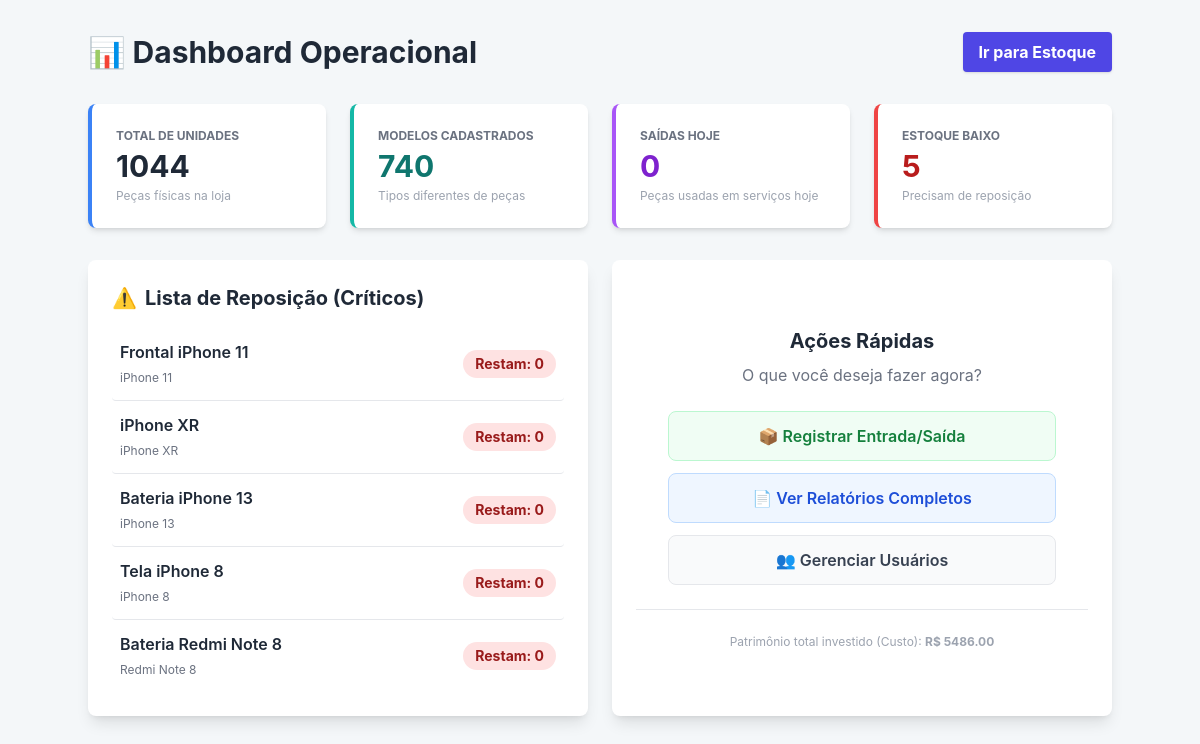
The page /estoque/ (signed in) on the database as committed earlier.
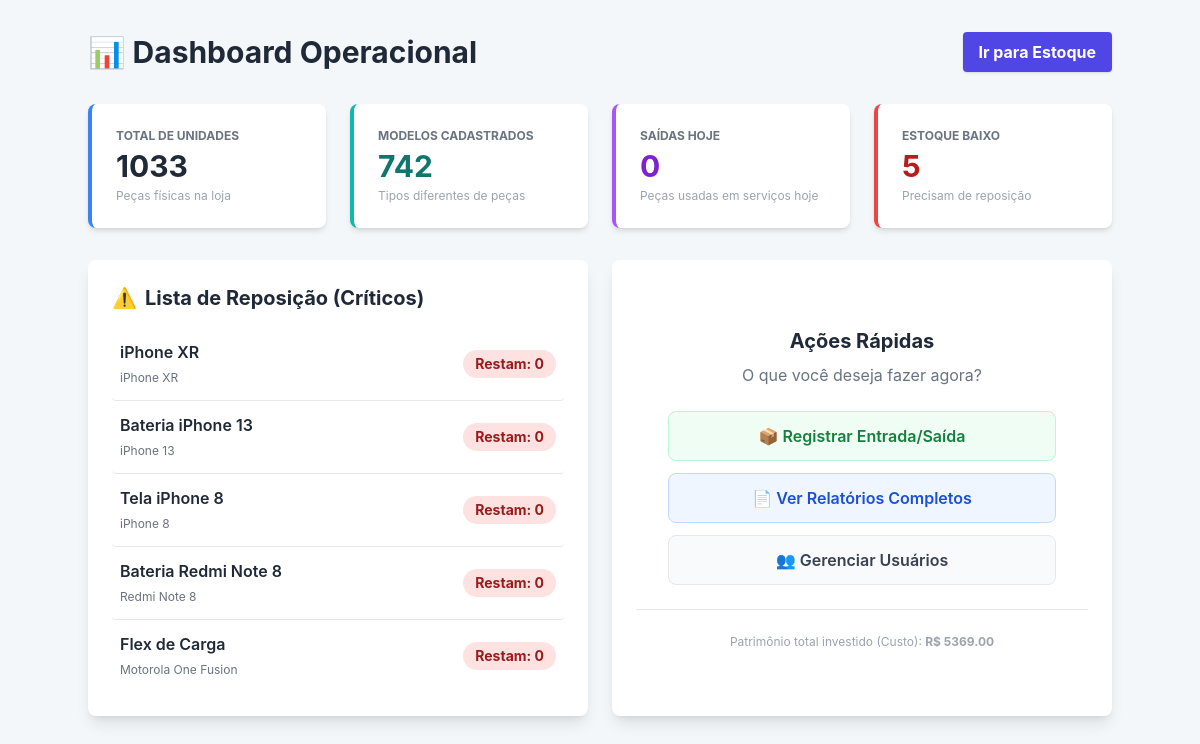
The same page on the database as committed later.
### estoque/models.py (models this page shows, shortened)
class Peca(models.Model):
    nome = models.CharField(max_length=100, verbose_name="Nome da Peça")
    categoria = models.ForeignKey(Categoria, on_delete=models.SET_NULL, null=True, blank=True, verbose_name="Categoria")
    modelo_celular = models.CharField(max_length=50, verbose_name="Modelo do Celular (Ex: iPhone 11)")
    quantidade = models.IntegerField(default=0)
    localizacao = models.CharField(max_length=50, blank=True, null=True, verbose_name="Localização (Prateleira, etc)")
    preco_compra = models.DecimalField(max_digits=8, decimal_places=2, verbose_name="Preço de Compra Unitário")
    preco_venda = models.DecimalField(max_digits=8, decimal_places=2, verbose_name="Preço Sugerido de Venda")
    class Meta:
        verbose_name = "Peça"
        verbose_name_plural = "Peças"

### estoque/views.py (the view)
# urls.py: path('', views.dashboard, name='dashboard'),
@login_required
def dashboard(request):
    total_modelos = Peca.objects.count()
    total_itens_estoque = Peca.objects.aggregate(Sum('quantidade'))['quantidade__sum'] or 0
    hoje = timezone.now().date()
    saidas_hoje = Movimentacao.objects.filter(data_movimentacao__date=hoje, tipo='SAIDA').aggregate(Sum('quantidade_movimentada'))['quantidade_movimentada__sum'] or 0
    valor_custo_total = Peca.objects.aggregate(total=Sum(F('preco_compra') * F('quantidade')))['total'] or 0
    pecas_baixo_estoque = Peca.objects.filter(quantidade__lt=5).order_by('quantidade')[:5]
    contexto = {
        'titulo': 'Dashboard Operacional',
        'total_modelos': total_modelos,
        'total_itens_estoque': total_itens_estoque,
        'saidas_hoje': saidas_hoje,
        'valor_custo_total': valor_custo_total,
        'pecas_baixo_estoque': pecas_baixo_estoque,
    }
    return render(request, 'estoque/dashboard.html', contexto)

### estoque/templates/estoque/dashboard.html (shortened to what this page needs)
<!DOCTYPE html>
<html lang="pt-br">
<head>
    <script src="https://cdn.tailwindcss.com"></script>
</head>
<body class="p-4 md:p-8">
    <div class="container mx-auto">
        <div class="flex justify-between items-center mb-8">
            <h1 class="text-3xl font-bold text-gray-800">📊 {{ titulo }}</h1>
            <a href="{% url 'lista_pecas' %}" class="bg-indigo-600 hover:bg-indigo-700 text-white font-bold py-2 px-4 rounded shadow transition">
                Ir para Estoque
            </a>
        </div>
        <div class="grid grid-cols-1 md:grid-cols-2 lg:grid-cols-4 gap-6 mb-8">
            <div class="bg-white p-6 rounded-lg shadow-md border-l-4 border-blue-500">
                <p class="text-gray-500 text-xs font-bold uppercase mb-1">Total de Unidades</p>
                <p class="text-3xl font-bold text-gray-800">{{ total_itens_estoque }}</p>
                <p class="text-xs text-gray-400 mt-1">Peças físicas na loja</p>
            </div>
            <div class="bg-white p-6 rounded-lg shadow-md border-l-4 border-teal-500">
                <p class="text-gray-500 text-xs font-bold uppercase mb-1">Modelos Cadastrados</p>
                <p class="text-3xl font-bold text-teal-700">{{ total_modelos }}</p>
                <p class="text-xs text-gray-400 mt-1">Tipos diferentes de peças</p>
            </div>
            <div class="bg-white p-6 rounded-lg shadow-md border-l-4 border-purple-500">
                <p class="text-gray-500 text-xs font-bold uppercase mb-1">Saídas Hoje</p>
                <p class="text-3xl font-bold text-purple-700">{{ saidas_hoje }}</p>
                <p class="text-xs text-gray-400 mt-1">Peças usadas em serviços hoje</p>
            </div>
            <div class="bg-white p-6 rounded-lg shadow-md border-l-4 border-red-500">
                <p class="text-gray-500 text-xs font-bold uppercase mb-1">Estoque Baixo</p>
                <p class="text-3xl font-bold text-red-700">{{ pecas_baixo_estoque|length }}</p>
                <p class="text-xs text-gray-400 mt-1">Precisam de reposição</p>
            </div>
        </div>
        <div class="grid grid-cols-1 lg:grid-cols-2 gap-6">
            <div class="bg-white p-6 rounded-lg shadow-lg">
                <h2 class="text-xl font-bold text-gray-800 mb-4 flex items-center">
                    <span class="text-red-500 mr-2">⚠️</span> Lista de Reposição (Críticos)
                </h2>
                <ul>
                    {% for peca in pecas_baixo_estoque %}
                        <li class="flex justify-between items-center border-b py-3 last:border-0 hover:bg-gray-50 px-2 rounded">
                            <div>
                                <span class="block text-gray-800 font-semibold">{{ peca.nome }}</span>
                                <span class="text-xs text-gray-500">{{ peca.modelo_celular }}</span>
                            </div>
                            <span class="bg-red-100 text-red-800 text-sm font-bold px-3 py-1 rounded-full">
                                Restam: {{ peca.quantidade }}
                            </span>
                        </li>
                    {% empty %}
                        <li class="text-gray-500 italic p-4 text-center">Nenhuma peça com estoque crítico no momento.</li>
                    {% endfor %}
                </ul>
            </div>
            <div class="bg-white p-6 rounded-lg shadow-lg flex flex-col justify-center items-center text-center">
                <h2 class="text-xl font-bold text-gray-800 mb-2">Ações Rápidas</h2>
                <p class="text-gray-500 mb-6">O que você deseja fazer agora?</p>
                <div class="grid grid-cols-1 w-full gap-3 px-8">
                    <a href="{% url 'movimentar_estoque' %}" class="w-full bg-green-50 hover:bg-green-100 text-green-700 font-semibold py-3 px-4 rounded-lg border border-green-200 transition flex items-center justify-center gap-2">
                        📦 Registrar Entrada/Saída
                    </a>
                    <a href="{% url 'relatorio' %}" class="w-full bg-blue-50 hover:bg-blue-100 text-blue-700 font-semibold py-3 px-4 rounded-lg border border-blue-200 transition flex items-center justify-center gap-2">
                        📄 Ver Relatórios Completos
                    </a>
                    <a href="{% url 'listar_usuarios' %}" class="w-full bg-gray-50 hover:bg-gray-100 text-gray-700 font-semibold py-3 px-4 rounded-lg border border-gray-200 transition flex items-center justify-center gap-2">
                        👥 Gerenciar Usuários
                    </a>
                </div>
                <div class="mt-6 pt-6 border-t w-full">
                    <p class="text-xs text-gray-400">Patrimônio total investido (Custo): <strong>R$ {{ valor_custo_total|floatformat:2 }}</strong></p>
                </div>
            </div>
        </div>
    </div>
</body>
</html>

### estoque/templates/estoque/dashboard.html (style rules this page uses)
body { font-family: 'Inter', sans-serif; background-color: #f4f7f9; }
.container { max-width: 1200px; }

Rows that differ between the two databases and show on the page:
removed Peca: nome "Frontal iPhone 11", modelo_celular "iPhone 11", quantidade "0"
now on this page (row unchanged): Peca: nome "Flex de Carga", modelo_celular "Motorola One Fusion", quantidade "0"
Other text that changed with them:
{{ total_itens_estoque }}: "1044" → "1033"
{{ total_modelos }}: "740" → "742"
{{ valor_custo_total|floatformat:2 }}: "5486.00" → "5369.00"
